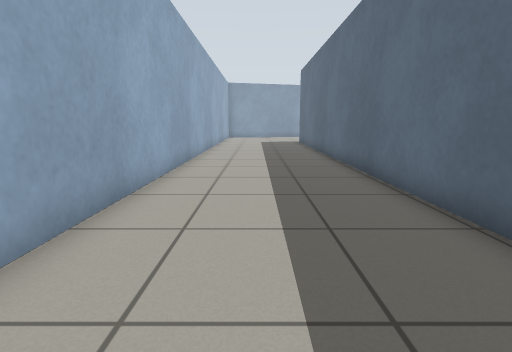
view 1 (above)

16 first-person views from a walk through a Gazebo world. The camera is 0.72 m above the floor, tilts 10° down and sees 80° across. The floor is counted in squares, 0.5 m on a side. Each view is taken from the middle of a square. On the plan, view 1 faces up. The plan holds only what a view shows up to about 14 squares ahead; the rest is blank. The robots in the file are not drawn.

view 2
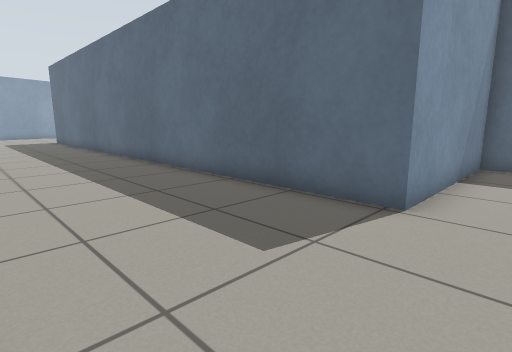

view 3
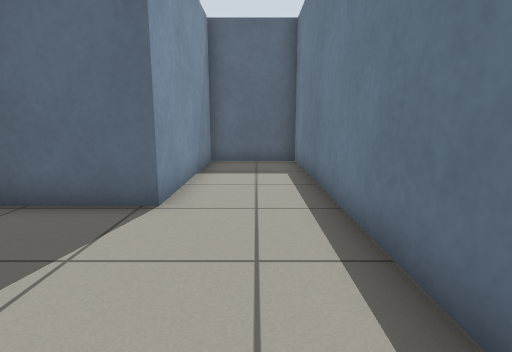

view 4
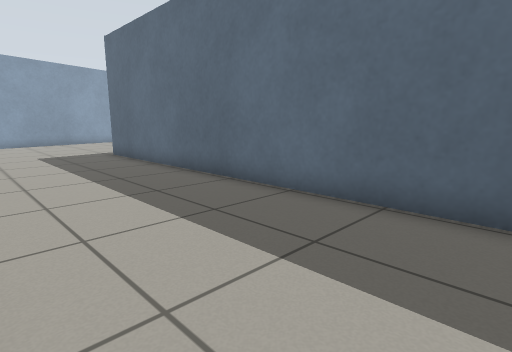

view 5
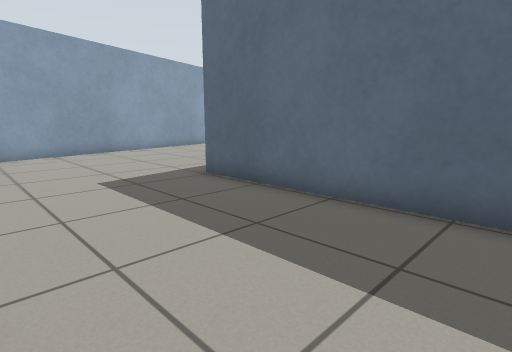

view 6
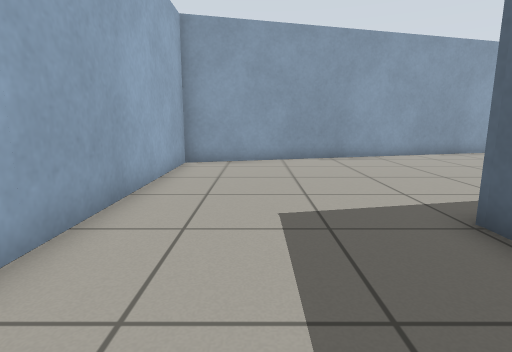

view 7
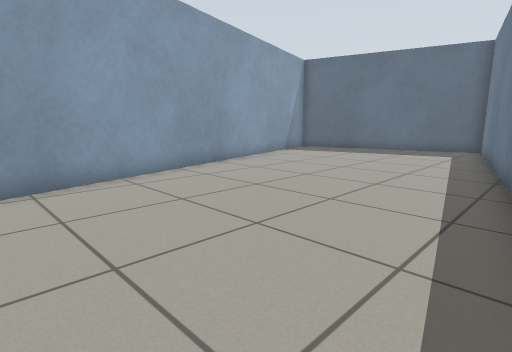

view 8
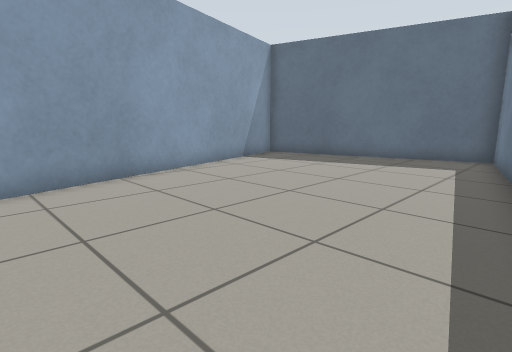

view 9
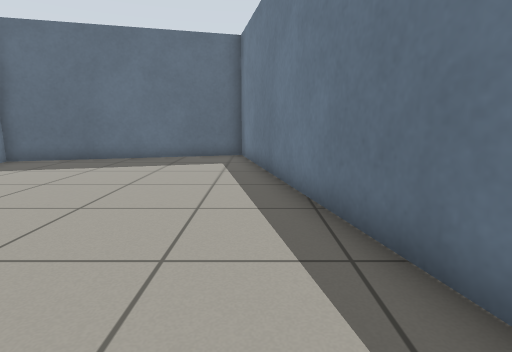

view 10
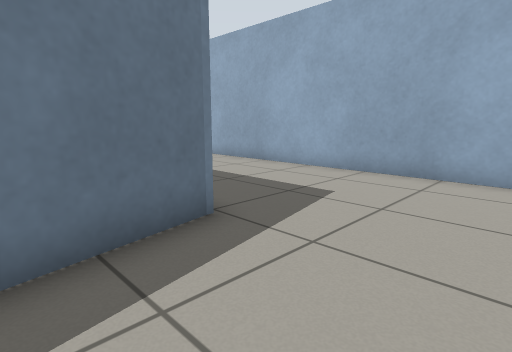

view 11
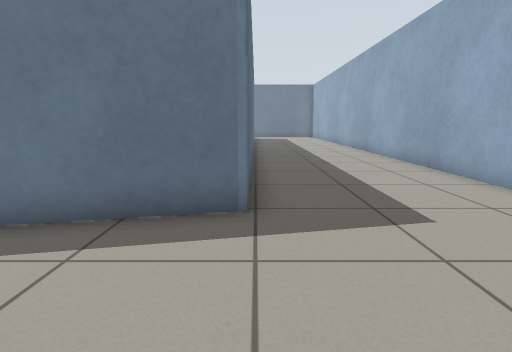

view 12
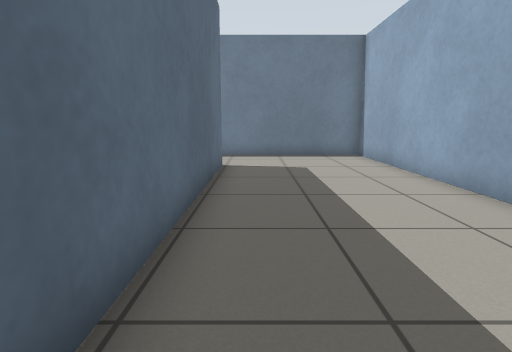

view 13
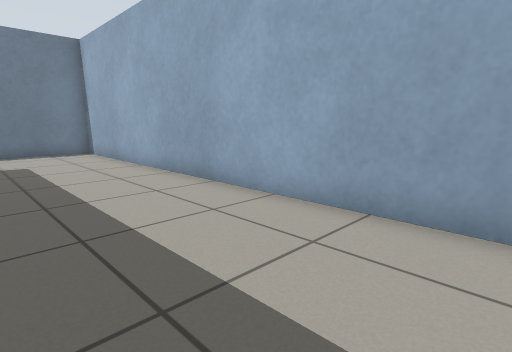

view 14
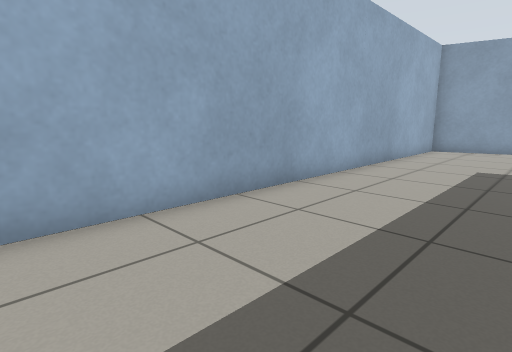

view 15
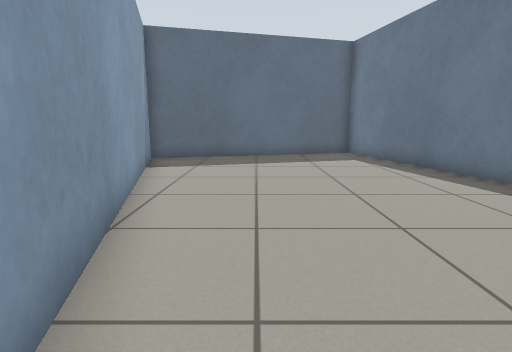

view 16
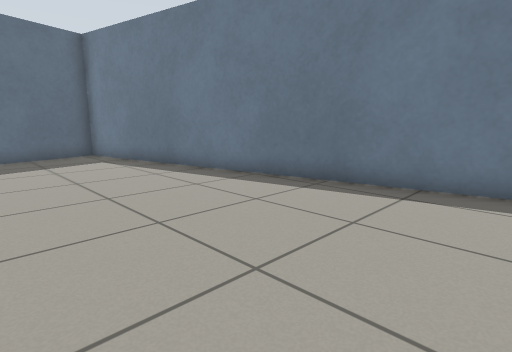

### Floor plan
Points are (right, up) in squares from view 1. A wall is a line through its corners. A room is listed if a view was taken in it or the views show most of it. See-through windows are left out.
Room 1 (views 1, 2, 3, 4, 5, 6, 7, 8, 9, 10, 11, 12, 13, 14, 15, 16)
walls: (3.2, 22.2) (19.5, 25.6) (17.2, 34.2) (-2.6, 28.9) (-2.6, -3.5) (9.3, -3.5) (9.3, -0.3) (3.2, -0.3) (3.2, 22.2)

Where each view was taken, in squares from view 1:
view 1: 0 up, 0 right, facing up
view 2: 2 down, 2 left, facing up-right
view 3: 2 down, 2 left, facing right
view 4: 8 up, 2 left, facing up-right
view 5: 15 up, 2 left, facing up-right
view 6: 18 up, 0 right, facing up
view 7: 23 up, 2 right, facing up-right
view 8: 24 up, 6 right, facing up-right
view 9: 25 up, 6 right, facing right
view 10: 26 up, 6 right, facing down-left
view 11: 27 up, 3 right, facing down
view 12: 10 up, 2 right, facing down
view 13: 12 up, 2 right, facing down-left
view 14: 12 up, 2 right, facing up-left
view 15: 30 up, 5 right, facing right
view 16: 30 up, 5 right, facing down-right
